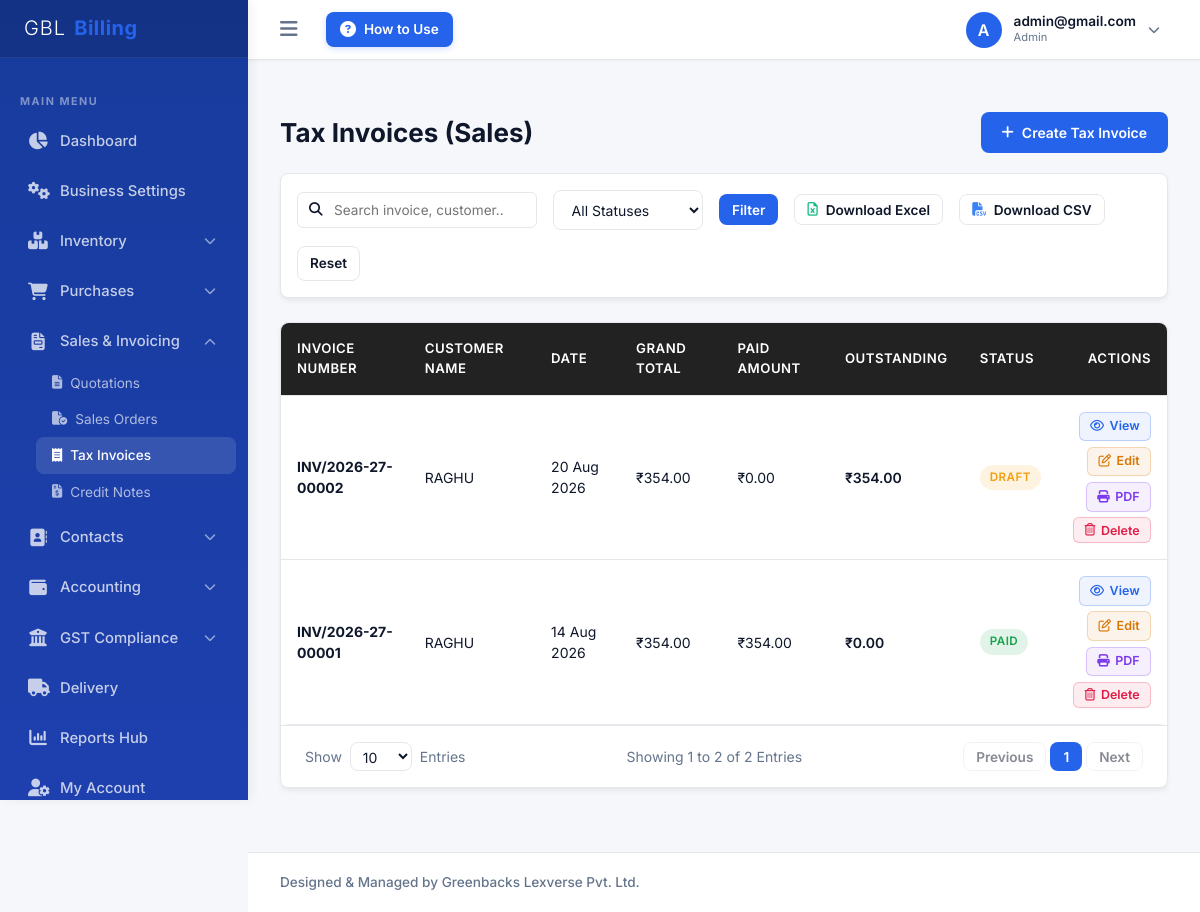
/company/invoices/ (signed in), run on the app's committed database.
### billing/models.py (models this page shows, shortened)
class CustomUser(AbstractUser):
    ROLE_CHOICES = [
        ('SUPERADMIN', 'System Superadmin'),  # For Admin Panel Owner
        ('ADMIN', 'Company Admin'),           # Company Owner
        ('ACCOUNTANT', 'Accountant'),
        ('BILLING_STAFF', 'Billing Staff'),
        ('SALES_STAFF', 'Sales Staff'),
        ('INVENTORY_STAFF', 'Inventory Staff'),
    ]
    company = models.ForeignKey(Company, on_delete=models.CASCADE, null=True, blank=True, related_name='users')
    role = models.CharField(max_length=20, choices=ROLE_CHOICES, default='ADMIN')
    mobile = models.CharField(max_length=15, blank=True, null=True)
    profile_photo = models.ImageField(upload_to='profile_photos/', blank=True, null=True)
    updated_at = models.DateTimeField(auto_now=True, null=True)
    def get_profile_photo_url(self):
        if self.profile_photo:
            try:
                timestamp = int(self.updated_at.timestamp()) if self.updated_at else 1
                return f"{self.profile_photo.url}?v={timestamp}"
            except Exception:
                return self.profile_photo.url
        return None

class Invoice(models.Model):
    STATUS_CHOICES = [
        ('DRAFT', 'Draft'),
        ('POSTED', 'Posted'),
        ('PARTIALLY_PAID', 'Partially Paid'),
        ('PAID', 'Paid'),
        ('CANCELLED', 'Cancelled'),
    ]
    PAYMENT_METHODS = [
        ('CASH', 'Cash'),
        ('BANK', 'Bank Transfer'),
        ('UPI', 'UPI'),
        ('CARD', 'Card'),
        ('CHEQUE', 'Cheque'),
        ('MIXED', 'Mixed Methods'),
    ]
    company = models.ForeignKey(Company, on_delete=models.CASCADE)
    customer = models.ForeignKey(Customer, on_delete=models.PROTECT, related_name='invoices')
    invoice_number = models.CharField(max_length=50)
    invoice_date = models.DateField()
    due_date = models.DateField()
    place_of_supply = models.CharField(max_length=100) # State Name
    place_of_supply_code = models.CharField(max_length=2)  # State Code
    reverse_charge = models.BooleanField(default=False)
    subtotal = models.DecimalField(max_digits=15, decimal_places=2, default=Decimal('0.00'))
    discount_total = models.DecimalField(max_digits=15, decimal_places=2, default=Decimal('0.00'))
    taxable_value = models.DecimalField(max_digits=15, decimal_places=2, default=Decimal('0.00'))
    cgst_total = models.DecimalField(max_digits=15, decimal_places=2, default=Decimal('0.00'))
    sgst_total = models.DecimalField(max_digits=15, decimal_places=2, default=Decimal('0.00'))
    igst_total = models.DecimalField(max_digits=15, decimal_places=2, default=Decimal('0.00'))
    cess_total = models.DecimalField(max_digits=15, decimal_places=2, default=Decimal('0.00'))
    round_off = models.DecimalField(max_digits=5, decimal_places=2, default=Decimal('0.00'))
    grand_total = models.DecimalField(max_digits=15, decimal_places=2, default=Decimal('0.00'))
    paid_amount = models.DecimalField(max_digits=15, decimal_places=2, default=Decimal('0.00'))
    PAYMENT_STATUS_CHOICES = [
        ('UNPAID', 'Unpaid'),
        ('PARTIALLY_PAID', 'Partially Paid'),
        ('PAID', 'Paid'),
    ]
    advance_amount = models.DecimalField(max_digits=15, decimal_places=2, default=Decimal('0.00'))
    amount_paid_now = models.DecimalField(max_digits=15, decimal_places=2, default=Decimal('0.00'))
    payment_percentage = models.DecimalField(max_digits=5, decimal_places=2, default=Decimal('0.00'))
    total_payment_received = models.DecimalField(max_digits=15, decimal_places=2, default=Decimal('0.00'))
    balance_due = models.DecimalField(max_digits=15, decimal_places=2, default=Decimal('0.00'))
    payment_status = models.CharField(max_length=20, choices=PAYMENT_STATUS_CHOICES, default='UNPAID')
    status = models.CharField(max_length=20, choices=STATUS_CHOICES, default='DRAFT')
    payment_method = models.CharField(max_length=20, choices=PAYMENT_METHODS, default='CASH')
    notes = models.TextField(blank=True, null=True)
    terms = models.TextField(blank=True, null=True)
    irn = models.CharField(max_length=100, blank=True, null=True)
    ack_no = models.CharField(max_length=50, blank=True, null=True)
    ack_date = models.DateTimeField(blank=True, null=True)
    signed_qr_data = models.TextField(blank=True, null=True)
    eway_bill_no = models.CharField(max_length=20, blank=True, null=True)
    eway_bill_date = models.DateTimeField(blank=True, null=True)
    created_at = models.DateTimeField(auto_now_add=True)
    updated_at = models.DateTimeField(auto_now=True)
    class Meta:
        unique_together = ('company', 'invoice_number')
    def outstanding_amount(self):
        if self.balance_due is not None and self.balance_due > Decimal('0.00'):
            return self.balance_due
        return max(Decimal('0.00'), self.grand_total - self.paid_amount)

class Customer(models.Model):
    CUSTOMER_TYPES = [
        ('REGISTERED', 'Regular Registered'),
        ('COMPOSITION', 'Composition Scheme'),
        ('UNREGISTERED', 'Unregistered Business'),
        ('CONSUMER', 'Consumer / Retailer'),
        ('SEZ', 'SEZ Developer / Unit'),
        ('EXPORT', 'Overseas Export'),
    ]
    company = models.ForeignKey(Company, on_delete=models.CASCADE)
    name = models.CharField(max_length=200)
    business_name = models.CharField(max_length=200, blank=True, null=True)
    customer_type = models.CharField(max_length=20, choices=CUSTOMER_TYPES, default='CONSUMER')
    gstin = models.CharField(max_length=15, blank=True, null=True)
    pan = models.CharField(max_length=10, blank=True, null=True)
    email = models.EmailField(blank=True, null=True)
    mobile = models.CharField(max_length=15)
    alternate_mobile = models.CharField(max_length=15, blank=True, null=True)
    billing_address = models.TextField()
    billing_city = models.CharField(max_length=100)
    billing_state = models.CharField(max_length=100)
    billing_state_code = models.CharField(max_length=2)
    billing_pincode = models.CharField(max_length=6)
    shipping_address = models.TextField(blank=True, null=True)
    shipping_city = models.CharField(max_length=100, blank=True, null=True)
    shipping_state = models.CharField(max_length=100, blank=True, null=True)
    shipping_state_code = models.CharField(max_length=2, blank=True, null=True)
    shipping_pincode = models.CharField(max_length=6, blank=True, null=True)
    credit_limit = models.DecimalField(max_digits=12, decimal_places=2, default=Decimal('0.00'))
    credit_days = models.IntegerField(default=30)
    opening_balance = models.DecimalField(max_digits=12, decimal_places=2, default=Decimal('0.00'))
    opening_balance_type = models.CharField(max_length=2, choices=[('DR', 'Debit (Receivable)'), ('CR', 'Credit (Payable)')], default='DR')
    outstanding_balance = models.DecimalField(max_digits=12, decimal_places=2, default=Decimal('0.00'))
    is_active = models.BooleanField(default=True)
    created_at = models.DateTimeField(auto_now_add=True)

### billing/views.py (the view, shortened to what this page needs)
# urls.py: path('company/invoices/', views.InvoiceListView.as_view(), name='invoice_list'),
class InvoiceListView(CompanyRequiredMixin, CompanyQuerySetMixin, PaginationMixin, ListView):
    model = Invoice
    template_name = 'company/invoice_list.html'
    context_object_name = 'invoices'
    def get_queryset(self):
        qs = super().get_queryset().order_by('-invoice_date', '-id')
        search = self.request.GET.get('search')
        status = self.request.GET.get('status')
        if status:
            qs = qs.filter(status=status)
        else:
            qs = qs.exclude(status='CANCELLED')
        return qs

### templates/company/invoice_list.html (shortened to what this page needs)
{% extends 'base_company.html' %}
{% load indian_numbers %}
{% block sub_invoices %}sub-item-active{% endblock %}
{% block content %}
<div class="page-header">
    <h1 class="page-title">Tax Invoices (Sales)</h1>
    <a href="{% url 'invoice_add' %}" class="btn btn-primary">
        <i class="fa-solid fa-plus"></i> Create Tax Invoice
    </a>
</div>
<div class="card-container" style="margin-bottom: 1.5rem;">
    <div class="card-body" style="padding: 1rem;">
        <form method="GET" style="display: flex; gap: 1rem; align-items: center; flex-wrap: wrap;">
            <div>
                {% include 'common_table_search.html' with placeholder="Search invoice, customer..." %}
            </div>
            <div style="width: 150px;">
                <select name="status" class="form-control">
                    <option value="">All Statuses</option>
                </select>
            </div>
            <button type="submit" class="btn btn-primary" style="font-size: 0.85rem; padding: 0.4rem 0.75rem;">Filter</button>
            <button type="button" class="btn btn-secondary" onclick="exportTableData('excel', 'Tax_Invoices')" style="font-size: 0.85rem; padding: 0.4rem 0.75rem;" title="Download Excel">
                <i class="fa-regular fa-file-excel" style="color: #10b981;"></i> Download Excel
            </button>
            <button type="button" class="btn btn-secondary" onclick="exportTableData('csv', 'Tax_Invoices')" style="font-size: 0.85rem; padding: 0.4rem 0.75rem;" title="Download CSV">
                <i class="fa-solid fa-file-csv" style="color: #3b82f6;"></i> Download CSV
            </button>
            <a href="{% url 'invoice_list' %}" class="btn btn-secondary" style="font-size: 0.85rem; padding: 0.4rem 0.75rem;">Reset</a>
        </form>
    </div>
</div>
<div class="table-container-ajax" id="table-container">
<div class="card-container">
    <div class="table-responsive">
        <table class="custom-table">
            <thead>
                <tr>
                    <th>Invoice Number</th>
                    <th>Customer Name</th>
                    <th>Date</th>
                    <th>Grand Total</th>
                    <th>Paid Amount</th>
                    <th>Outstanding</th>
                    <th>Status</th>
                    <th style="text-align: right;">Actions</th>
                </tr>
            </thead>
            <tbody>
                {% for inv in invoices %}
                    <tr>
                        <td><strong>{{ inv.invoice_number }}</strong></td>
                        <td>{{ inv.customer.name }}</td>
                        <td>{{ inv.invoice_date|date:"d M Y" }}</td>
                        <td>{{ inv.grand_total|indian_currency }}</td>
                        <td>{{ inv.paid_amount|indian_currency }}</td>
                        <td style="font-weight: 600;">{{ inv.outstanding_amount|indian_currency }}</td>
                        <td>
                            <span class="badge {% if inv.status == 'PAID' %}badge-success{% elif inv.status == 'PARTIALLY_PAID' %}badge-info{% elif inv.status == 'DRAFT' %}badge-warning{% else %}badge-danger{% endif %}">
                                {{ inv.get_status_display }}
                            </span>
                        </td>
                        <td style="text-align: right;">
                            <div style="display: flex; flex-direction: column; gap: 0.35rem; align-items: flex-end;">
                                <a href="{% url 'invoice_view' inv.id %}" class="btn-action-view" title="View Details">
                                    <i class="fa-regular fa-eye"></i> View
                                </a>
                                <a href="{% url 'invoice_edit' inv.id %}" class="btn-action-edit" title="Edit Invoice">
                                    <i class="fa-regular fa-pen-to-square"></i> Edit
                                </a>
                                <a href="{% url 'invoice_pdf' inv.id %}" target="_blank" class="btn-action-pdf" title="Print PDF">
                                    <i class="fa-solid fa-print"></i> PDF
                                </a>
                                <button type="button" onclick="triggerGlobalDelete('/api/delete/invoice/{{ inv.id }}/', '{{ inv.invoice_number }}')" class="btn-action-delete" title="Delete / Cancel Invoice">
                                    <i class="fa-regular fa-trash-can"></i> Delete
                                </button>
                            </div>
                        </td>
                    </tr>
                {% empty %}
                    <tr>
                        <td colspan="8" style="text-align: center; color: var(--muted-foreground); padding: 2rem;">No invoices generated yet. Click "Create Tax Invoice" to bill customers.</td>
                    </tr>
                {% endfor %}
            </tbody>
        </table>
    </div>
    {% include 'common_pagination.html' %}
</div>
</div>
{% endblock %}

### templates/base.html (shortened to what this page needs)
{% load static %}
<!DOCTYPE html>
<html lang="en">
<head>
    <link href="https://cdnjs.cloudflare.com/ajax/libs/font-awesome/6.4.0/css/all.min.css" rel="stylesheet">
    <link rel="stylesheet" href="{% static 'css/styles.css' %}">
</head>
<body>
    <div class="app-container">
        <aside class="sidebar" id="sidebar">
            <div class="sidebar-header">
                <div class="sidebar-logo">
                    <span style="color: #ffffff; font-weight: 300; letter-spacing: 1px;">GBL</span><span style="color: #2563eb; font-weight: 700; letter-spacing: 0.5px;">Billing</span>
                </div>
            </div>
            <ul class="sidebar-menu">
                {% block sidebar_menu %}{% endblock %}
            </ul>
        </aside>
        <div class="main-wrapper">
            <header class="app-header">
                <div class="header-left">
                    <button type="button" class="toggle-sidebar-btn" id="toggle-sidebar" onclick="toggleAppSidebar(event)" title="Toggle Sidebar">
                        <i class="fa-solid fa-bars"></i>
                    </button>
                    <a href="{% url 'how_to_use' %}" class="btn-how-to-use" title="How to Use - User Guide">
                        <i class="fa-solid fa-circle-question"></i>
                        <span>How to Use</span>
                    </a>
                </div>
                <div class="header-right">
                    <div class="profile-trigger-container" id="profile-area">
                        <div class="user-profile" id="profile-btn">
                            <div class="user-avatar" id="header-user-avatar-box">
                                {% if request.user.get_profile_photo_url %}
                                    <img id="header-user-avatar" src="{{ request.user.get_profile_photo_url }}" alt="Profile" style="width: 100%; height: 100%; object-fit: cover; border-radius: 50%;">
                                {% else %}
                                    <span id="header-user-initial">{{ request.user.username|slice:":1"|upper }}</span>
                                {% endif %}
                            </div>
                            <div class="user-info-text">
                                <div style="font-size: 0.85rem; font-weight: 600; line-height: 1.2;">{{ request.user.username }}</div>
                                <div style="font-size: 0.7rem; color: var(--muted); text-transform: capitalize;">{{ request.user.role|lower }}</div>
                            </div>
                            <i class="fa-solid fa-chevron-down dropdown-arrow"></i>
                        </div>
                    </div>
                </div>
            </header>
            <main class="content-body">
                {% block content %}{% endblock %}
            </main>
            <footer class="app-footer">
                <div style="font-size: 0.85rem; font-weight: 500;">Designed & Managed by Greenbacks Lexverse Pvt. Ltd.</div>
            </footer>
        </div>
    </div>
</body>
</html>

### data on the page
CustomUser: user.username "A", user.username "admin@gmail.com", user.role "Admin"
Invoice: invoice_number "INV/2026-27-00002", customer.name "RAGHU", invoice_date "20 Aug 2026", grand_total|indian_currency "₹354.00", paid_amount|indian_currency "₹0.00", outstanding_amount|indian_currency "₹354.00", status "DRAFT"
Invoice: invoice_number "INV/2026-27-00001", customer.name "RAGHU", invoice_date "14 Aug 2026", grand_total|indian_currency "₹354.00", paid_amount|indian_currency "₹354.00", outstanding_amount|indian_currency "₹0.00", status "PAID"

### other printed values
{{ page_obj.start_index }} "1"
{{ page_obj.end_index }} "2"
{{ page_obj.paginator.count }} "2"
{{ num }} "1"
